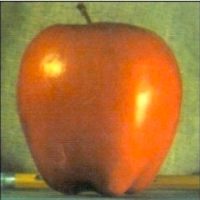
#> input picture apple.png, 200 x 200 px
$ python Test08.py ../../apple.png
#> lines starting #> are read from the running program, lines starting #| are printed output that depends on the picture; after the words box and inside, x2 and y2 are one past the last pixel; in counts of white or black regions, pixels touching at a corner belong together
### OpenCV/OpencvCopy/video.py
#!/usr/bin/env python

'''
Video capture sample.
Sample shows how VideoCapture class can be used to acquire video
frames from a camera of a movie file. Also the sample provides
an example of procedural video generation by an object, mimicking
the VideoCapture interface (see Chess class).
'create_capture' is a convenience function for capture creation,
falling back to procedural video in case of error.
Usage:
    video.py [--shotdir <shot path>] [source0] [source1] ...'
    sourceN is an
     - integer number for camera capture
     - name of video file
     - synth:<params> for procedural video
Synth examples:
    synth:bg=lena.jpg:noise=0.1
    synth:class=chess:bg=lena.jpg:noise=0.1:size=640x480
Keys:
    ESC    - exit
    SPACE  - save current frame to <shot path> directory
'''

# Python 2/3 compatibility
from __future__ import print_function

import numpy as np
import cv2 as cv

import re

from numpy import pi, sin, cos

# local modules
from OpenCV.OpencvCopy.tst_scene_render import TestSceneRender
import common

class VideoSynthBase(object):
    # [14 lines left out: function __init__, not called in this run]

    def render(self, dst):
        pass

    # [15 lines left out: function read, not called in this run]

    def isOpened(self):
        return True

class Book(VideoSynthBase):
    # [11 lines left out: functions __init__, read, not called in this run]

class Cube(VideoSynthBase):
    def __init__(self, **kw):
        super(Cube, self).__init__(**kw)
        self.render = TestSceneRender(cv.imread(cv.samples.findFile('pca_test1.jpg')), deformation = True,  speed = 1)

    # [5 lines left out: function read, not called in this run]

class Chess(VideoSynthBase):
    # [45 lines left out: functions __init__, draw_quads, render, not called in this run]


classes = dict(chess=Chess, book=Book, cube=Cube)

presets = dict(
    empty = 'synth:',
    lena = 'synth:bg=lena.jpg:noise=0.1',
    chess = 'synth:class=chess:bg=lena.jpg:noise=0.1:size=640x480',
    book = 'synth:class=book:bg=graf1.png:noise=0.1:size=640x480',
    cube = 'synth:class=cube:bg=pca_test1.jpg:noise=0.0:size=640x480'
)


def create_capture(source = 0, fallback = presets['chess']):
    '''source: <int> or '<int>|<filename>|synth [:<param_name>=<value> [:...]]'
    '''
    source = str(source).strip()

    # Win32: handle drive letter ('c:', ...)
    source = re.sub(r'(^|=)([a-zA-Z]):([/\\a-zA-Z0-9])', r'\1?disk\2?\3', source)
    chunks = source.split(':')
    chunks = [re.sub(r'\?disk([a-zA-Z])\?', r'\1:', s) for s in chunks]

    source = chunks[0]
    try: source = int(source)
    except ValueError: pass
    params = dict( s.split('=') for s in chunks[1:] )

    cap = None
    if source == 'synth':
        Class = classes.get(params.get('class', None), VideoSynthBase)
        try: cap = Class(**params)
        except: pass
    else:
        cap = cv.VideoCapture(source)
        if 'size' in params:
            w, h = map(int, params['size'].split('x'))
            cap.set(cv.CAP_PROP_FRAME_WIDTH, w)
            cap.set(cv.CAP_PROP_FRAME_HEIGHT, h)
    if cap is None or not cap.isOpened():
        print('Warning: unable to open video source: ', source)
        if fallback is not None:
            return create_capture(fallback, None)
    return cap

# [30 lines that do not run on import are left out]

### OpenCV/Test/Test08.py
import sys
import cv2
import numpy as np
from OpenCV.OpencvCopy import video

"""
颜色直方图
"""

# if __name__ == '__main__':  # 表示仅在模块直接运行时运行, 模块直接运行时模块名为'__main__'
hsv_map = np.zeros((180, 256, 3), np.uint8)  # 构建hsv颜色地图

h, s = np.indices(hsv_map.shape[:2])  # np.indices()返回由数组索引构建的新数组
hsv_map[:, :, 0] = h
hsv_map[:, :, 1] = s
hsv_map[:, :, 2] = 255
hsv_map = cv2.cvtColor(hsv_map, cv2.COLOR_HSV2BGR)
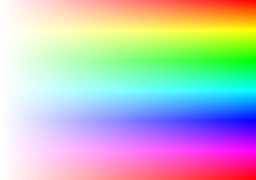
#> hsv_map: shape (180, 256, 3); mean B, G, R 190.8, 190.8, 190.9
cv2.imshow('hsv_map', hsv_map)

cv2.namedWindow('hist', 0)
hist_scale = 10


def set_scale(val):
    global hist_scale
    hist_scale = val


cv2.createTrackbar('scale', 'hist', hist_scale, 32, set_scale)

try:
    fn = sys.argv[1]
except:
    fn = 0

cam = video.create_capture(fn, fallback='synth:bg=../cpp/baboon.jpg:class=chess:noise=0.05')

while True:
    flag, frame = cam.read()
#> frame is the input picture: shape (200, 200, 3); mean B, G, R 55, 114.3, 165
    cv2.imshow('camera', frame)

#     图像金字塔
    small = cv2.pyrDown(frame)
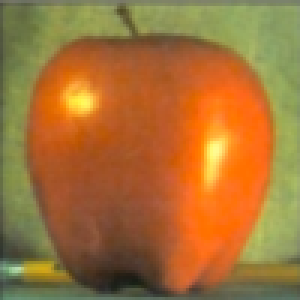
#> small: shape (100, 100, 3) (shown 3 times larger); mean B, G, R 54.8, 114.1, 164.8
    hsv = cv2.cvtColor(frame, cv2.COLOR_BGR2HSV)
#> hsv: shape (200, 200, 3); mean H, S, V 21.4, 159.9, 169
    dark = hsv[:, :, 2] < 32  # 取小于32为真的布尔矩阵
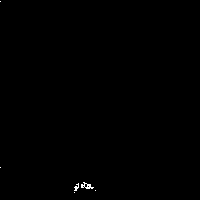
#> dark: shape (200, 200) bool; 0.17% white in thin lines or dots, all inside (x1, y1, x2, y2) = (0, 1, 96, 193)

    hsv[dark] = 0
#> hsv: shape (200, 200, 3); mean H, S, V 21.4, 159.8, 168.9
    h = cv2.calcHist([hsv], [0, 1], None, [180, 256], [0, 180, 0, 256])
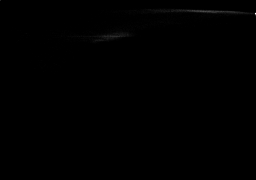
#> h: shape (180, 256) float32; min 0, max 512, mean 0.9; drawn with min black and max white

    h = np.clip(h * 0.005 * hist_scale, 0, 1)  # clip截取函数,小于置0,大于置1
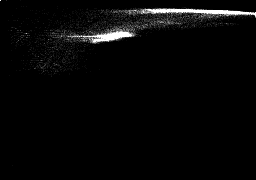
#> h: shape (180, 256) float32; min 0, max 1, mean 0.0274
    vis = hsv_map * h[:, :, np.newaxis] /255.0  # newaxis插入新维度
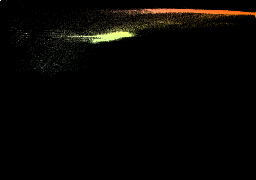
#> vis: shape (180, 256, 3) float32; mean B, G, R 0.0118, 0.0213, 0.0265
    cv2.imshow('hist', vis)

    k = 0xFF & cv2.waitKey(1)
#> (key Esc is pressed here)
    if k == 27:
        break
cv2.destroyAllWindows()
